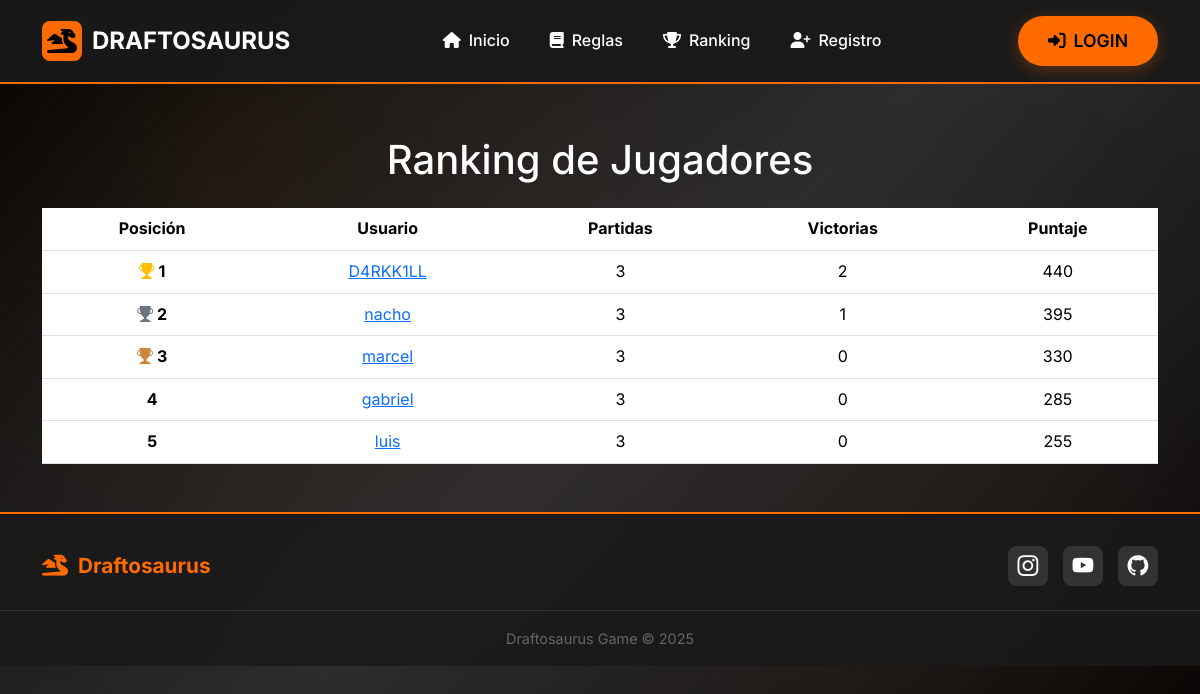
/views/ranking.php, run on the app's committed database.
### tables this page shows
CREATE TABLE IF NOT EXISTS Users (
    user_id INT AUTO_INCREMENT PRIMARY KEY,
	nickname VARCHAR(50) NOT NULL UNIQUE, 
    first_name VARCHAR(50) NOT NULL,
    last_name VARCHAR(50) NOT NULL,
    email VARCHAR(100) NOT NULL UNIQUE,
    password_hash CHAR(60) NOT NULL,
    active BOOLEAN NOT NULL DEFAULT TRUE,
    is_admin BOOLEAN NOT NULL
);

### controllers/routeController.php (called while the page is built, shortened)
<?php
class RouteController {
    private $baseUrl;
    public function __construct() {
        $this->baseUrl = $this->getBaseUrl();
    }
    private function getBaseUrl() {
        $protocol = (isset($_SERVER['HTTPS']) && $_SERVER['HTTPS'] === 'on') ? 'https://' : 'http://';
        $host = isset($_SERVER['HTTP_HOST']) ? $_SERVER['HTTP_HOST'] : 'localhost';
        $projectFolder = '/draftosaurus';
        return $protocol . $host . $projectFolder . '/';
    }
    public function asset($path) {
        return $this->baseUrl . ltrim($path, '/');
    }
    public function route($path) {
        return $this->baseUrl . ltrim($path, '/');
    }
}
?>

### controllers/userController.php (called while the page is built, shortened)
<?php
class UserController {
    public function checkLogin() {
        return isset($_SESSION['nickname']);
    }
}

### controllers/rankingController.php (called while the page is built, shortened)
<?php
require_once __DIR__ . '/../models/PlayerModel.php';
require_once __DIR__ . '/RouteController.php';
class RankingController {
    private $model;
    public function __construct() {
        $this->model = new PlayerModel();
    }
    public function getPlayers() {
        return $this->model->getRanking();
    }
}
?>

### models/playerModel.php (called while the page is built)
<?php
require_once __DIR__ . '/../config/Database.php';
class PlayerModel {
    private $db;
    public function __construct() {
        global $db;
        $this->db = $db;
    }
    public function getRanking() {
    $sql = "
    SELECT
        u.user_id,
        u.nickname, -- <--- agregamos el nickname
        COUNT(gp.game_id) AS partidas,
        SUM(gp.score) AS puntaje,
        SUM(gp.score = gp_max.max_score) AS victorias
    FROM Users u
    LEFT JOIN GamePlayers gp ON u.user_id = gp.user_id
    LEFT JOIN (
        SELECT game_id, MAX(score) AS max_score
        FROM GamePlayers
        GROUP BY game_id
    ) gp_max ON gp.game_id = gp_max.game_id
    GROUP BY u.user_id
    ORDER BY puntaje DESC;
    ";
    try {
        $stmt = $this->db->prepare($sql);
        $stmt->execute();
        $ranking = [];
        $pos = 1;
        while ($row = $stmt->fetch(PDO::FETCH_ASSOC)) {
            $row['pos'] = $pos++;
            $ranking[] = $row;
        }
        return $ranking;
    } catch (PDOException $e) {
        die("Error al obtener ranking: " . $e->getMessage());
    }
}
}
?>

### views/ranking.php (the view, shortened to what this page needs)
<?php
require_once __DIR__ . '/../controllers/RankingController.php';
require_once __DIR__ . '/../controllers/RouteController.php';
$rankingController = new RankingController();
$router = new RouteController();
$jugadores = $rankingController->getPlayers();
?>
<!DOCTYPE html>
<html lang="es">
<head>
    <link href="https://cdn.jsdelivr.net/npm/bootstrap@5.3.6/dist/css/bootstrap.min.css" rel="stylesheet">
    <link href="https://cdnjs.cloudflare.com/ajax/libs/font-awesome/6.4.0/css/all.min.css" rel="stylesheet">
    <link href="https://cdn.jsdelivr.net/npm/bootstrap-icons@1.10.5/font/bootstrap-icons.css" rel="stylesheet">
    <link rel="stylesheet" href="<?= $router->asset('assets/css/styles.css') ?>">
    <link rel="stylesheet" href="<?= $router->asset('assets/css/navbar.css') ?>">
    <link rel="stylesheet" href="<?= $router->asset('assets/css/ranking.css') ?>">
    <link rel="stylesheet" href="<?= $router->asset('assets/css/footer.css') ?>">
</head>
<body>
    <?php include __DIR__ . '/navbar.php'; ?>
    <main class="container mt-1 pt-5">
        <h1 class="text-center mb-4">Ranking de Jugadores</h1>
        <table class="table table-hover text-center">
            <thead>
                <tr>
                    <th>Posición</th>
                    <th>Usuario</th>
                    <th>Partidas</th>
                    <th>Victorias</th>
                    <th>Puntaje</th>
                </tr>
            </thead>
            <tbody>
                <?php foreach ($jugadores as $jugador): ?>
                <tr>
                    <th>
                        <?php
                                if ($jugador['pos'] == 1) echo '<i class="bi bi-trophy-fill text-warning"></i> 1';
                                elseif ($jugador['pos'] == 2) echo '<i class="bi bi-trophy-fill text-secondary"></i> 2';
                                elseif ($jugador['pos'] == 3) echo '<i class="bi bi-trophy-fill" style="color: peru;"></i> 3';
                                else echo $jugador['pos'];
                            ?>
                    </th>
                    <td>
                        <a
                            href="<?= $router->asset('views/userProfile.php?nickname=' . urlencode($jugador['nickname'])) ?>">
                            <?= htmlspecialchars($jugador['nickname']) ?>
                        </a>
                    </td>
                    <td><?= $jugador['partidas'] ?></td>
                    <td><?= $jugador['victorias'] ?></td>
                    <td><?= $jugador['puntaje'] ?></td>
                </tr>
                <?php endforeach; ?>
            </tbody>
        </table>
    </main>
    <?php include __DIR__ . '/footer.php'; ?>
</body>
</html>

### views/navbar.php (shortened to what this page needs)
<?php
require_once __DIR__ . '/../controllers/UserController.php';
require_once __DIR__ . '/../controllers/RouteController.php';
$userController = new UserController();
$router = new RouteController();
?>
<nav class="navbar navbar-expand-lg navbar-custom">
    <div class="container">
        <a class="navbar-brand" href="<?= $router->route('index.php') ?>">
            <div class="dino-icon"><i class="fas fa-dragon" style="color:black;"></i></div>
            DRAFTOSAURUS
        </a>
        <div class="collapse navbar-collapse justify-content-center" id="navbarSupportedContent">
            <ul class="navbar-nav mb-2 mb-lg-0">
                <li class="nav-item"><a class="nav-link" href="<?= $router->route('index.php') ?>"><i
                            class="fas fa-home me-2"></i>Inicio</a></li>
                <li class="nav-item"><a class="nav-link" href="<?= $router->route('views/rules.php') ?>"><i
                            class="fas fa-book me-2"></i>Reglas</a></li>
                <li class="nav-item"><a class="nav-link" href="<?= $router->route('views/ranking.php') ?>"><i
                            class="fas fa-trophy me-2"></i>Ranking</a></li>
                <li class="nav-item"><a class="nav-link" href="#" data-bs-toggle="modal"
                        data-bs-target="#modalRegistro"><i class="fas fa-user-plus me-2"></i>Registro</a></li>
            </ul>
        </div>
        <div class="ms-auto d-flex gap-2">
            <?php if($userController->checkLogin()): ?>
            <div class="dropdown">
                <a class="btn btn-custom dropdown-toggle" href="#" role="button" id="userMenu" data-bs-toggle="dropdown"
                    aria-expanded="false">
                    <i class="fas fa-user-circle me-2"></i><?= htmlspecialchars($_SESSION['nickname']) ?>
                </a>
                <ul class="dropdown-menu dropdown-menu-end" aria-labelledby="userMenu">
                    <li><a class="dropdown-item" href="<?= $router->route('views/userProfile.php') ?>"><i
                                class="fas fa-id-badge me-2"></i>Mi Perfil</a></li>
                    <li>
                        <form method="post" style="margin:0;">
                            <button type="submit" name="logout" class="dropdown-item">
                                <i class="fas fa-sign-out-alt me-2"></i>Cerrar sesión
                            </button>
                        </form>
                    </li>
                </ul>
            </div>
            <?php else: ?>
            <button class="btn btn-custom" data-bs-toggle="modal" data-bs-target="#loginModal">
                <i class="fas fa-sign-in-alt me-2"></i>Login
            </button>
            <?php endif; ?>
        </div>
    </div>
</nav>

### views/footer.php
<footer class="footer-custom">
    <div class="container footer-content">
        <div class="footer-logo">
            <i class="fas fa-dragon"></i> Draftosaurus
        </div>
        <div class="social-links">
            <a href="#" title="Instagram"><i class="bi bi-instagram"></i></a>
            <a href="#" title="YouTube"><i class="bi bi-youtube"></i></a>
            <a href="https://github.com/Softwarex-Studio/Software-x" target="_blank" title="GitHub">
                <i class="bi bi-github"></i>
            </a>
        </div>
    </div>
    <div class="copyright">
        Draftosaurus Game &copy; <?= date('Y') ?>
    </div>
</footer>

### assets/css/styles.css (style rules this page uses)
:root { --black: #000000; --dark-black: #1a1a1a; --gray: #333333; --light-gray: #666666; --orange: #ff6b00; --dark-orange: #e55a00; --light-orange: #ff8533; --white: #ffffff; --text-gray: #f5f5f5; }
* { margin: 0; padding: 0; box-sizing: border-box; }
body { font-family: "Inter", sans-serif; background: linear-gradient( 135deg, #000000 0%, #1a1a1a 25%, #2d2d2d 50%, #1a1a1a 75%, #000000 100% ); background-attachment: fixed; color: var(--white); line-height: 1.6; min-height: 100vh; }
body::before { content: ""; position: fixed; top: 0; left: 0; width: 100%; height: 100%; background-image: radial-gradient( circle at 20% 20%, rgba(255, 107, 0, 0.05) 0%, transparent 50% ), radial-gradient( circle at 80% 80%, rgba(255, 107, 0, 0.03) 0%, transparent 50% ); z-index: -1; pointer-events: none; }
.navbar-custom { background-color: rgba(26, 26, 26, 0.95); backdrop-filter: blur(10px); border-bottom: 2px solid var(--orange); padding: 1rem 0; }
.navbar-brand { font-size: 1.5rem; font-weight: 700; color: var(--white) !important; display: flex; align-items: center; gap: 10px; }
.dino-icon { width: 40px; height: 40px; background-color: var(--orange); border-radius: 8px; display: flex; align-items: center; justify-content: center; }
.navbar-nav .nav-link { color: var(--white) !important; font-weight: 500; margin: 0 5px; padding: 8px 15px !important; border-radius: 5px; transition: background-color 0.3s, color 0.3s; }
.btn-custom { background-color: var(--orange); border: none; color: var(--black); padding: 12px 30px; font-size: 1.1rem; font-weight: 600; border-radius: 25px; text-transform: uppercase; box-shadow: 0 4px 15px rgba(255, 107, 0, 0.3); }
.footer-custom { background: rgba(26, 26, 26, 0.9); backdrop-filter: blur(10px); color: var(--white); padding: 2rem 0 1rem; margin-top: 3rem; border-top: 2px solid var(--orange); }
.footer-content { display: flex; justify-content: space-between; align-items: center; flex-wrap: wrap; gap: 1rem; }
.footer-logo { font-size: 1.3rem; font-weight: 700; display: flex; align-items: center; gap: 10px; color: var(--orange); }
.social-links { display: flex; gap: 15px; }
.social-links a { color: var(--white); font-size: 1.3rem; width: 40px; height: 40px; background-color: var(--gray); border-radius: 8px; display: flex; align-items: center; justify-content: center; text-decoration: none; border: 1px solid var(--gray); }
.copyright { text-align: center; margin-top: 1.5rem; padding-top: 1rem; border-top: 1px solid var(--gray); font-size: 0.9rem; color: var(--light-gray); }

### assets/css/navbar.css (style rules this page uses)
.navbar-custom { background-color: rgba(26, 26, 26, 0.95); backdrop-filter: blur(10px); border-bottom: 2px solid var(--orange); padding: 1rem 0; }
.navbar-brand { font-size: 1.5rem; font-weight: 700; color: var(--white) !important; display: flex; align-items: center; gap: 10px; }
.dino-icon { width: 40px; height: 40px; background-color: var(--orange); border-radius: 8px; display: flex; align-items: center; justify-content: center; }
.navbar-nav .nav-link { color: var(--white) !important; font-weight: 500; margin: 0 5px; padding: 8px 15px !important; border-radius: 5px; transition: background-color 0.3s, color 0.3s; }

### assets/css/footer.css (style rules this page uses)
.footer-custom { background: rgba(26, 26, 26, 0.9); backdrop-filter: blur(10px); color: var(--white); padding: 2rem 0 1rem; border-top: 2px solid var(--orange); }
.footer-content { display: flex; justify-content: space-between; align-items: center; flex-wrap: wrap; gap: 1rem; }
.footer-logo { font-size: 1.3rem; font-weight: 700; display: flex; align-items: center; gap: 10px; color: var(--orange); }
.social-links { display: flex; gap: 15px; }
.social-links a { color: var(--white); font-size: 1.3rem; width: 40px; height: 40px; background-color: var(--gray); border-radius: 8px; display: flex; align-items: center; justify-content: center; text-decoration: none; border: 1px solid var(--gray); transition: all 0.3s ease; }
.copyright { text-align: center; margin-top: 1.5rem; padding-top: 1rem; border-top: 1px solid var(--gray); font-size: 0.9rem; color: var(--light-gray); }

### data on the page
users: shows "1", nickname "D4RKK1LL", partidas "3", victorias "2", puntaje "440"
users: shows "2", nickname "nacho", partidas "3", victorias "1", puntaje "395"
users: shows "3", nickname "marcel", partidas "3", victorias "0", puntaje "330"
users: user_id "4", nickname "gabriel", partidas "3", victorias "0", puntaje "285"
users: user_id "5", nickname "luis", partidas "3", victorias "0", puntaje "255"
